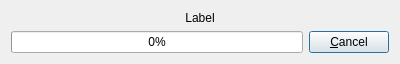
<?xml version="1.0" encoding="UTF-8"?>
<ui version="4.0">
 <class>ProgressDialogClass</class>
 <widget class="QDialog" name="ProgressDialogClass">
  <property name="windowModality">
   <enum>Qt::ApplicationModal</enum>
  </property>
  <property name="geometry">
   <rect>
    <x>0</x>
    <y>0</y>
    <width>400</width>
    <height>62</height>
   </rect>
  </property>
  <property name="windowTitle">
   <string>Calculating files...</string>
  </property>
  <property name="windowIcon">
   <iconset resource="analogexif.qrc">
    <normaloff>:/images/icons/film_edit.png</normaloff>:/images/icons/film_edit.png</iconset>
  </property>
  <layout class="QVBoxLayout" name="verticalLayout">
   <item>
    <widget class="QLabel" name="label">
     <property name="text">
      <string>Label</string>
     </property>
     <property name="alignment">
      <set>Qt::AlignCenter</set>
     </property>
    </widget>
   </item>
   <item>
    <layout class="QHBoxLayout" name="horizontalLayout">
     <item>
      <widget class="QProgressBar" name="progressBar">
       <property name="value">
        <number>0</number>
       </property>
       <property name="invertedAppearance">
        <bool>false</bool>
       </property>
      </widget>
     </item>
     <item>
      <widget class="QPushButton" name="cancelBtn">
       <property name="text">
        <string>&amp;Cancel</string>
       </property>
       <property name="default">
        <bool>true</bool>
       </property>
      </widget>
     </item>
    </layout>
   </item>
  </layout>
 </widget>
 <layoutdefault spacing="6" margin="11"/>
 <resources>
  <include location="analogexif.qrc"/>
 </resources>
 <connections/>
</ui>
